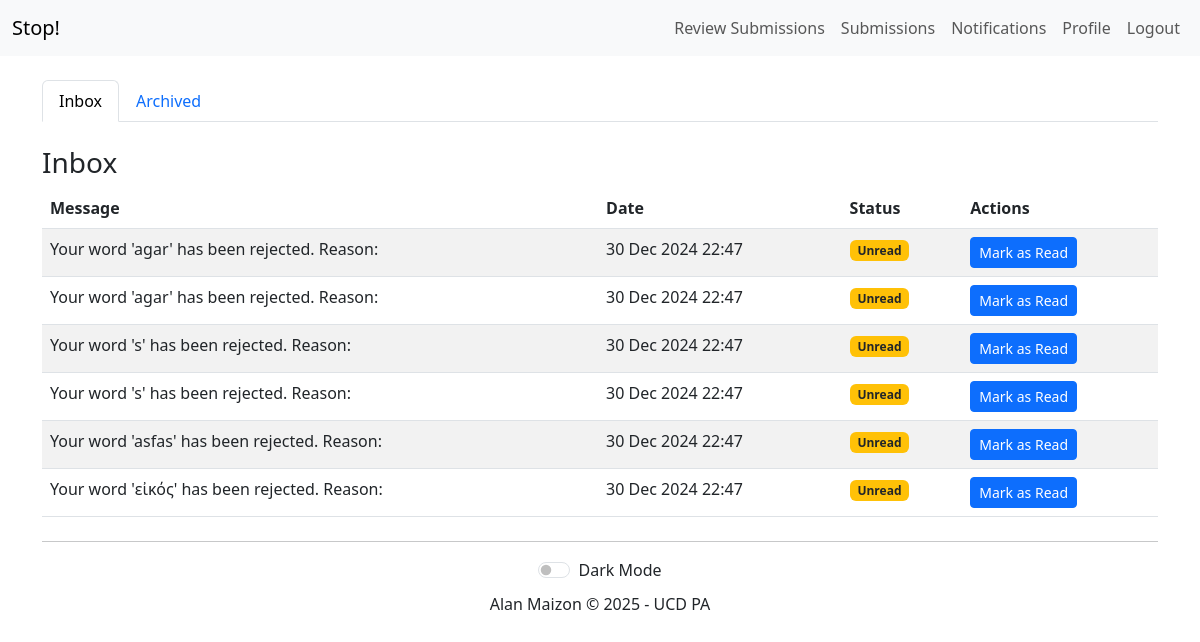
The page /inbox/notifications-with-archived/ (signed in) on the database as committed earlier.
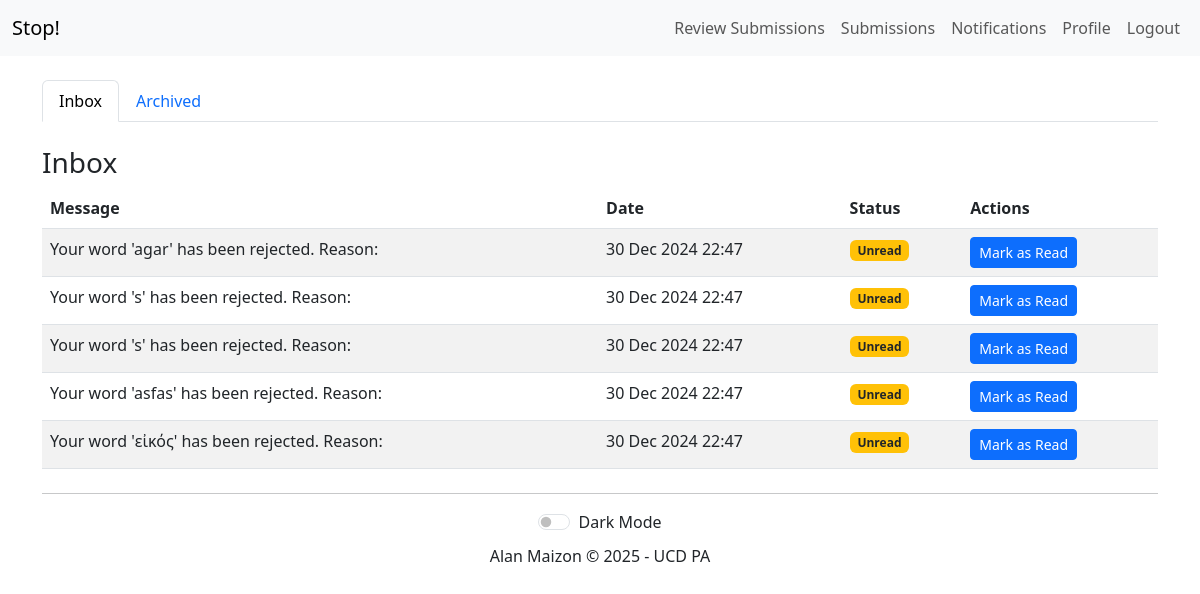
The same page on the database as committed later.
### communication/models.py (models this page shows, shortened)
class Notification(models.Model):
    player = models.ForeignKey(settings.AUTH_USER_MODEL, on_delete=models.CASCADE)
    message = models.TextField()
    created_at = models.DateTimeField(auto_now_add=True)
    is_read = models.BooleanField(default=False)
    is_archived = models.BooleanField(default=False)

### inbox/views.py (the view)
# urls.py: path('notifications-with-archived/', views.notifications_with_archived, name='notifications_with_archived'),
@login_required
def notifications_with_archived(request):
    notifications_list = Notification.objects.filter(player=request.user, is_archived=False).order_by('-created_at')
    archived_notifications_list = Notification.objects.filter(player=request.user, is_archived=True).order_by('-created_at')
    paginator_notifications = Paginator(notifications_list, 10)  # Show 10 notifications per page
    page_number_notifications = request.GET.get('page_notifications')
    notifications = paginator_notifications.get_page(page_number_notifications)
    paginator_archived = Paginator(archived_notifications_list, 10)  # Show 10 archived notifications per page
    page_number_archived = request.GET.get('page_archived')
    archived_notifications = paginator_archived.get_page(page_number_archived)
    return render(request, 'inbox/notifications_with_archived.html', {
        'notifications': notifications,
        'archived_notifications': archived_notifications,
    })

### inbox/templates/inbox/notifications_with_archived.html (shortened to what this page needs)
{% extends 'base.html' %}
{% block content %}
<ul class="nav nav-tabs mb-4">
    <li class="nav-item">
        <a class="nav-link" id="inbox-tab" data-bs-toggle="tab" href="#inbox-notifications">Inbox</a>
    </li>
    <li class="nav-item">
        <a class="nav-link" id="archived-tab" data-bs-toggle="tab" href="#archived-notifications">Archived</a>
    </li>
</ul>
<div class="tab-content">
    <div class="tab-pane fade" id="inbox-notifications">
        <h3>Inbox</h3>
        <table class="table table-striped">
            <thead>
                <tr>
                    <th>Message</th>
                    <th>Date</th>
                    <th>Status</th>
                    <th>Actions</th>
                </tr>
            </thead>
            <tbody>
                {% for notification in notifications %}
                    <tr>
                        <td>{{ notification.message }}</td>
                        <td>{{ notification.created_at|date:"d M Y H:i" }}</td>
                        <td>
                            {% if notification.is_read %}
                                <span class="badge bg-success">Read</span>
                            {% else %}
                                <span class="badge bg-warning text-dark">Unread</span>
                            {% endif %}
                        </td>
                        <td>
                            {% if not notification.is_read %}
                                <a href="{% url 'inbox:mark_as_read' notification.id %}" class="btn btn-primary btn-sm">Mark as Read</a>
                            {% endif %}
                        </td>
                    </tr>
                {% endfor %}
            </tbody>
        </table>
    </div>
</div>
{% endblock %}

Rows that differ between the two databases and show on the page:
no longer on this page (row edited): Notification: message "Your word 'agar' has been rejected. Reason:", created_at "30 Dec 2024 22:47", is_read "Unread"
